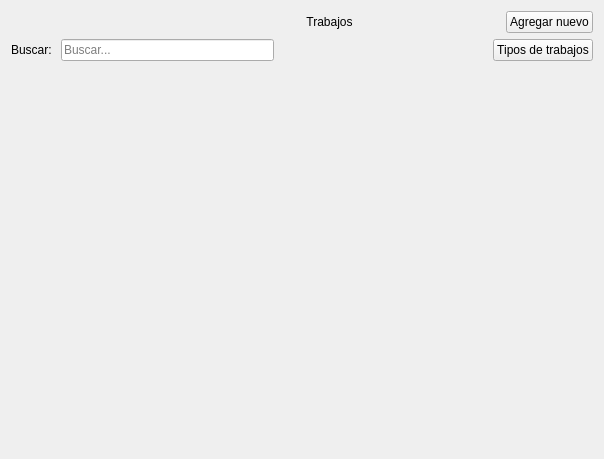
<?xml version="1.0" encoding="UTF-8"?>
<ui version="4.0">
 <class>trabajosIndex</class>
 <widget class="QWidget" name="trabajosIndex">
  <property name="geometry">
   <rect>
    <x>0</x>
    <y>0</y>
    <width>604</width>
    <height>459</height>
   </rect>
  </property>
  <property name="windowTitle">
   <string>Form</string>
  </property>
  <layout class="QVBoxLayout" name="verticalLayout" stretch="1,1,7">
   <item>
    <layout class="QHBoxLayout" name="horizontalLayout" stretch="4,0,2,0">
     <item>
      <spacer name="horizontalSpacer_2">
       <property name="orientation">
        <enum>Qt::Horizontal</enum>
       </property>
       <property name="sizeHint" stdset="0">
        <size>
         <width>40</width>
         <height>20</height>
        </size>
       </property>
      </spacer>
     </item>
     <item>
      <widget class="QLabel" name="label">
       <property name="text">
        <string>Trabajos</string>
       </property>
       <property name="alignment">
        <set>Qt::AlignCenter</set>
       </property>
      </widget>
     </item>
     <item>
      <spacer name="horizontalSpacer_3">
       <property name="orientation">
        <enum>Qt::Horizontal</enum>
       </property>
       <property name="sizeHint" stdset="0">
        <size>
         <width>40</width>
         <height>20</height>
        </size>
       </property>
      </spacer>
     </item>
     <item>
      <widget class="QPushButton" name="bt_create">
       <property name="cursor">
        <cursorShape>PointingHandCursor</cursorShape>
       </property>
       <property name="text">
        <string>Agregar nuevo</string>
       </property>
       <property name="icon">
        <iconset>
         <normaloff>images/icons8-plus-24.svg</normaloff>images/icons8-plus-24.svg</iconset>
       </property>
       <property name="iconSize">
        <size>
         <width>32</width>
         <height>32</height>
        </size>
       </property>
      </widget>
     </item>
    </layout>
   </item>
   <item>
    <layout class="QHBoxLayout" name="layoutFiltro">
     <item>
      <widget class="QLabel" name="label_2">
       <property name="text">
        <string>Buscar: </string>
       </property>
      </widget>
     </item>
     <item>
      <widget class="QLineEdit" name="le_search">
       <property name="placeholderText">
        <string>Buscar...</string>
       </property>
      </widget>
     </item>
     <item>
      <spacer name="horizontalSpacer">
       <property name="orientation">
        <enum>Qt::Horizontal</enum>
       </property>
       <property name="sizeHint" stdset="0">
        <size>
         <width>40</width>
         <height>20</height>
        </size>
       </property>
      </spacer>
     </item>
     <item>
      <widget class="QPushButton" name="bt_tipos">
       <property name="cursor">
        <cursorShape>PointingHandCursor</cursorShape>
       </property>
       <property name="layoutDirection">
        <enum>Qt::LeftToRight</enum>
       </property>
       <property name="text">
        <string>Tipos de trabajos</string>
       </property>
       <property name="icon">
        <iconset>
         <normaloff>images/folder-won.svg</normaloff>images/folder-won.svg</iconset>
       </property>
       <property name="iconSize">
        <size>
         <width>35</width>
         <height>35</height>
        </size>
       </property>
      </widget>
     </item>
    </layout>
   </item>
   <item>
    <layout class="QHBoxLayout" name="layout_tabla"/>
   </item>
  </layout>
 </widget>
 <resources/>
 <connections/>
</ui>
